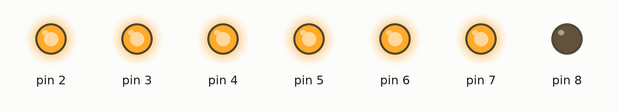
Bench run of a sketch on a simulated Arduino Uno, built with avr-gcc and run on an emulated ATmega328P. On the bench: output pins drawn as LEDs (lit = HIGH).

Above: at 0.5 s.
At 2.5 s:
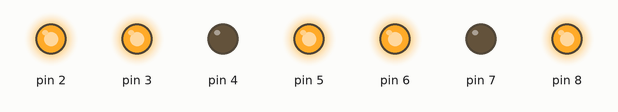
At 3.5 s:
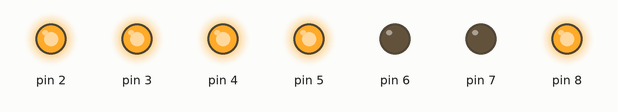
At 5.5 s:
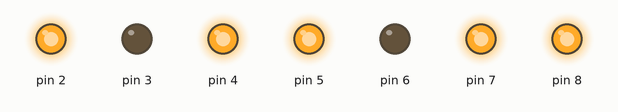
At 8.5 s:
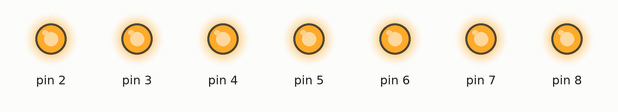
At 11.5 s:
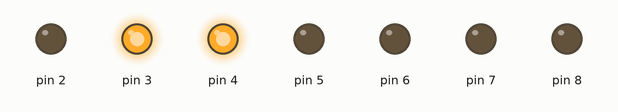
Timing chart, 0 to 13.0 s (numbered marks = the images above):
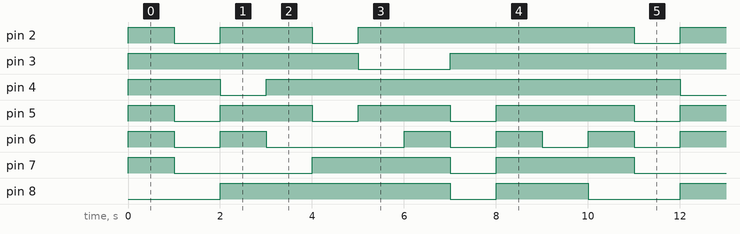

The sketch:

Forty.ino
```cpp
int num[10][7] = {
  //2, 3, 4, 5, 6, 7, 8
  //a, b, c, d, e, f, g
  { 1, 1, 1, 1, 1, 1, 0 },  //0
  { 0, 1, 1, 0, 0, 0, 0 },  //1
  { 1, 1, 0, 1, 1, 0, 1 },  //2
  { 1, 1, 1, 1, 0, 0, 1 },  //3
  { 0, 1, 1, 0, 0, 1, 1 },  //4
  { 1, 0, 1, 1, 0, 1, 1 },  //5
  { 1, 0, 1, 1, 1, 1, 1 },  //6
  { 1, 1, 1, 0, 0, 0, 0 },  //7
  { 1, 1, 1, 1, 1, 1, 1 },  //8
  { 1, 1, 1, 1, 0, 1, 1 }   //9
};
int espera = 1000;
byte fila;
byte columna;
byte elemento;
byte d;

void setup() {
  for (d = 2; d < 9; d++) {
    pinMode(d, OUTPUT);
  }
  Serial.begin(9600);
}

void loop() {
  for (fila = 0; fila < 10; fila++) {
    for (columna = 0; columna < 7; columna++) {
      elemento = num[fila][columna];
      if (elemento == 1) {
        digitalWrite(columna + 2, HIGH);
      } else {
        digitalWrite(columna + 2, LOW);
      }
    }
    delay(espera);
  }
}
```

cartesiano.ino
```cpp

```

Measured:
- by itself, pin 2: repeats every 10.0 s: LOW 1.0 s, HIGH 2.0 s, LOW 1.0 s, HIGH 6.0 s
- by itself, pin 3: repeats every 10.0 s: LOW 2.0 s, HIGH 8.0 s
- by itself, pin 4: repeats every 10.0 s: LOW 1.0 s, HIGH 9.0 s
- by itself, pin 5: repeats every 10.0 s: 2 × (LOW 1.0 s, HIGH 2.0 s), LOW 1.0 s, HIGH 3.0 s
- by itself, pin 6: repeats every 10.0 s: LOW 1.0 s, HIGH 1.0 s, LOW 3.0 s, 2 × (HIGH 1.0 s, LOW 1.0 s), HIGH 1.0 s
- by itself, pin 7: repeats every 10.0 s: LOW 3.0 s, HIGH 3.0 s, LOW 1.0 s, HIGH 3.0 s
- by itself, pin 8: repeats every 10.0 s: LOW 1.0 s, HIGH 2.0 s, LOW 2.0 s, HIGH 5.0 s
